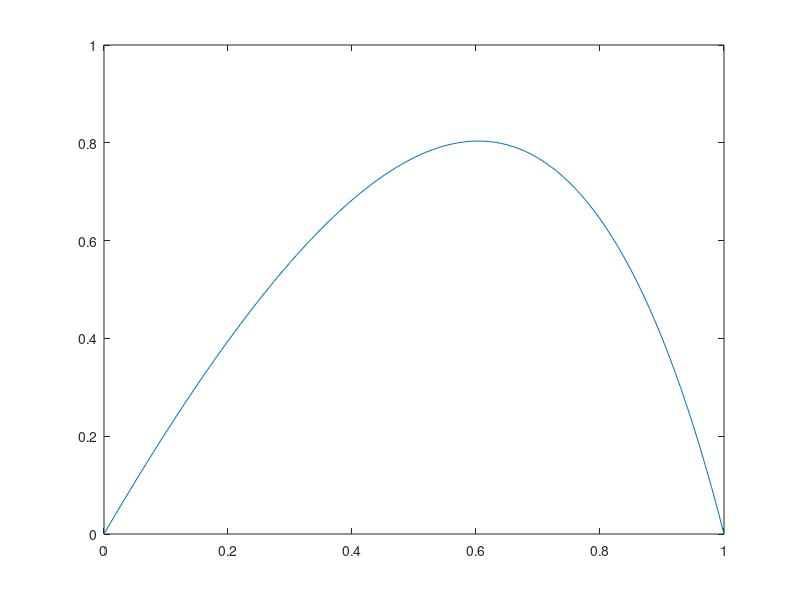

Here is the MATLAB script that generated this plot:
%To Solve the differential equation -u'' + f(x,u) = 0

%Assigning maximun number of iterations
k_MAX=100;
%Assigning Tolerance Limit
TOL=10^-6;
%Taking arbitrary number of intervals N=6
N=100;
% Let the length of one division be h
h=1/N;
% x is a vector with N+1 number of equidistant points from 0 to 1
x=linspace(0,1,N+1)';
x=x(2:N);
%Taking initial guess U0
U0=zeros(N-1,1);

%Method 1 - Fixed Point Iteration
f=@(x,U0)((U0-4)./(5-U0)-exp(3.*x));

%Computed Solution(U) is in the form AU=F
%Creating A matrix
principalDiag=[(2/(h^2))*(ones(N-1,1))];
lowerDiag=[(-1/(h^2))*(ones(N-1,1))];
upperDiag=[(-1/(h^2))*(ones(N-1,1))];
A=spdiags([lowerDiag principalDiag upperDiag],-1:1,N-1,N-1);

for iterations_performed = 1:k_MAX
     F=-f(x,U0);
     U1=A\F;
     if(max(abs(U1-U0))>TOL)
         U0=U1;
         flag_Method1=0;
     else
         flag_Method1=1;
         break;
     end
end
U1=[0; U1; 0];
x=linspace(0,1,N+1);
figure(1);
plot(x,U1);